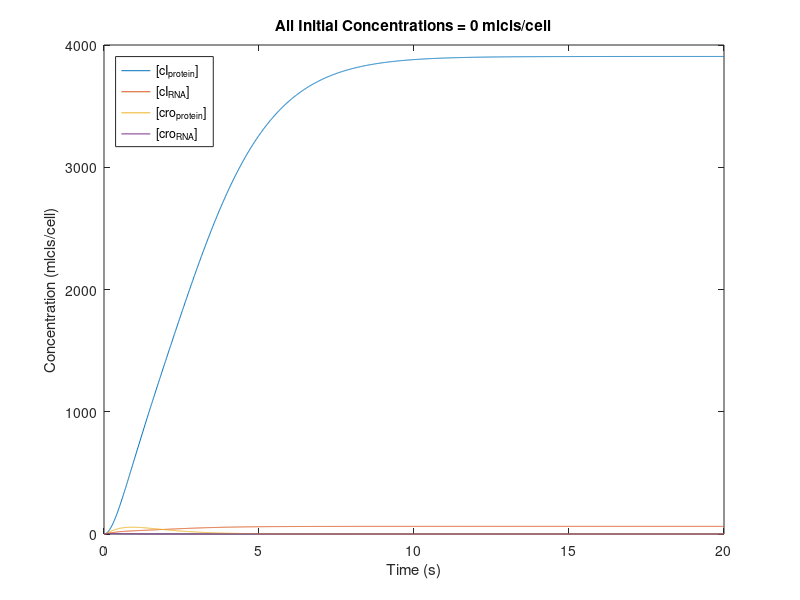
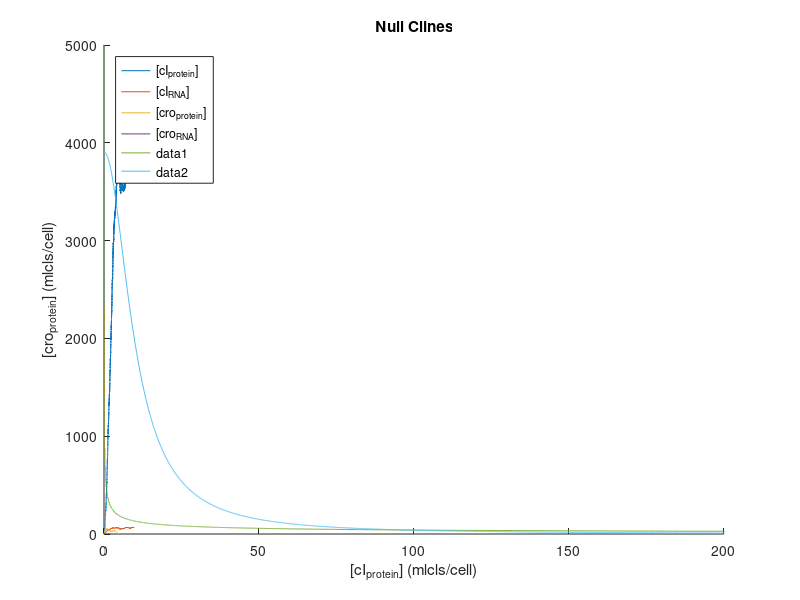

The MATLAB script that drew these images, in order:
%%
clear
w = 6;
u = 4;
Xp = 3;
Xr = 2;
K = 2;

Xprot = 0:0.1:3;
Xrna1 = (Xp/w).*Xprot;
Xrna2 = (u/Xr).*((Xprot.^2) ./ ((K^2) + (Xprot.^2)));

plot(Xprot, Xrna1)
hold on
plot(Xprot, Xrna2)

xlabel('[X_{prot}]')
ylabel('[X_{rna}]')
hold off

%%
clear
w = 4;
u = 2;
Xp = 2;
Xr = 1;
K = 2;

deltaT = 0.01; % s
maxT = 20; % s
numiterations = maxT/deltaT;
t = 0:deltaT:maxT;

Xrna_0 = u / (2*Xr); % initial concentration (mM)
Xprot_0 = K; % initial concentration (mM)
Xrna = zeros(size(t));
Xprot = zeros(size(t));
Xrna(1) = Xrna_0;
Xprot(1) = Xprot_0;

for i = 1:numiterations
    dXrnadt = ((u*(Xprot(i)^2)) / ((K^2)+(Xprot(i)^2))) - (Xr*Xrna(i));
    dXprotdt = (w*Xrna(i)) - (Xp*Xprot(i));
    Xrna(i+1) = Xrna(i) + dXrnadt*deltaT;
    Xprot(i+1) = Xprot(i) + dXprotdt*deltaT;
end
plot(t, Xrna)
hold on
plot(t, Xprot)
xlabel('Time (s)')
ylabel('Concentration (mM)')
legend('[X_{RNA}]', '[X_{protein}]')
hold off

%% (all initial concentrations 0)
clear

XcI_rna = 0.8; % 1/s
XcI_prot = 0.8; % 1/s
Xcro_rna = 1.2; % 1/s
Xcro_prot = 1.2; % 1/s
wcI = 50; % 1/s
ucI = 50; % 1/s
wcro = 40; % 1/s
ucro = 40; % 1/s
KcI = 10; % mlcl/cell*s
Kcro = 80; % mlcl/cell*s

deltaT = 0.01; % s
maxT = 20; % s
numiterations = maxT/deltaT;
t = 0:deltaT:maxT;

fig1 = figure(1);
cIprot = zeros(size(t));
cIrna = zeros(size(t));
croprot = zeros(size(t));
crorna = zeros(size(t));
cIprot(1) = 0; % initial concentration
cIrna(1) = 0; % initial concentration
croprot(1) = 0; % initial concentration
crorna(1) = 0; % initial concentration

for i = 1:numiterations
    dcIprotdt = (wcI*cIrna(i)) - (XcI_prot*cIprot(i));
    dcIrnadt = ucI*(1 - ((croprot(i)^2) / ((Kcro^2) + (croprot(i)^2)))) - XcI_rna*cIrna(i);
    dcroprotdt = (wcro*crorna(i)) - (Xcro_prot*croprot(i));
    dcrornadt = ucro*(1 - ((cIprot(i)^2) / ((KcI^2) + (cIprot(i)^2)))) - Xcro_rna*crorna(i);

    cIprot(i+1) = cIprot(i) + dcIprotdt*deltaT;
    cIrna(i+1) = cIrna(i) + dcIrnadt*deltaT;
    croprot(i+1) = croprot(i) + dcroprotdt*deltaT;
    crorna(i+1) = crorna(i) + dcrornadt*deltaT;
end

plot(t, cIprot)
hold on
plot(t, cIrna)
plot(t, croprot)
plot(t, crorna)
xlabel('Time (s)')
ylabel('Concentration (mlcls/cell)')
title('All Initial Concentrations = 0 mlcls/cell')
legend('[cI_{protein}]', '[cI_{RNA}]', '[cro_{protein}]', '[cro_{RNA}]', 'Location', 'northwest')
hold off

%% One simulation
clear
close all

XcI_rna = 0.8; % 1/s
XcI_prot = 0.8; % 1/s
Xcro_rna = 1.2; % 1/s
Xcro_prot = 1.2; % 1/s
wcI = 50; % 1/s
ucI = 50; % 1/s
wcro = 40; % 1/s
ucro = 40; % 1/s
KcI = 10; % mlcl/cell*s
Kcro = 80; % mlcl/cell*s

steps = 50000;
time_points(1) = 0;

cIprot = zeros(1,steps);
cIrna = zeros(1,steps);
croprot = zeros(1,steps);
crorna = zeros(1,steps);
cIprot(1) = 0; % initial concentration
cIrna(1) = 0; % initial concentration
croprot(1) = 0; % initial concentration
crorna(1) = 0; % initial concentration

v1 = zeros(1,steps);
v2 = zeros(1,steps);
v3 = zeros(1,steps);
v4 = zeros(1,steps);
v5 = zeros(1,steps);
v6 = zeros(1,steps);
v7 = zeros(1,steps);
v8 = zeros(1,steps);

for i = 1:(steps-1)
    v1 = wcI*cIrna(i);
    v2 = XcI_prot*cIprot(i);
    v3 = ucI*(1- ( ((croprot(i))^2) / ((Kcro^2)+((croprot(i))^2)) ));
    v4 = XcI_rna*cIrna(i);
    v5 = wcro*crorna(i);
    v6 = Xcro_prot*croprot(i);
    v7 = ucro*(1- ( ((cIprot(i))^2) / ((KcI^2)+((cIprot(i))^2)) ));
    v8 = Xcro_rna*crorna(i);
    vtotal = v1+v2+v3+v4+v5+v6+v7+v8; %calc total rxn rate

    y = rand();
    tau = -log(y)/(vtotal); %calc time to next rxn
    time_points(i+1) = time_points(i) + tau;

    y_mod = vtotal*rand();
    if y_mod <= v1
        cIprot(i+1) = cIprot(i) + 1; %cIprot syn
        cIrna(i+1) = cIrna(i);
        croprot(i+1) = croprot(i);
        crorna(i+1) = crorna(i);
    elseif y_mod <= (v1 + v2)
        cIprot(i+1) = cIprot(i) - 1; %cIprot deg
        cIrna(i+1) = cIrna(i);
        croprot(i+1) = croprot(i);
        crorna(i+1) = crorna(i);
    elseif y_mod <= (v1 + v2 + v3)
        cIprot(i+1) = cIprot(i);
        cIrna(i+1) = cIrna(i) + 1; %cIrna syn
        croprot(i+1) = croprot(i);
        crorna(i+1) = crorna(i);
    elseif y_mod <= (v1 + v2 + v3 + v4)
        cIprot(i+1) = cIprot(i);
        cIrna(i+1) = cIrna(i) - 1; %cIrna deg
        croprot(i+1) = croprot(i);
        crorna(i+1) = crorna(i);
    elseif y_mod <= (v1 + v2 + v3 + v4 + v5)
        cIprot(i+1) = cIprot(i);
        cIrna(i+1) = cIrna(i);
        croprot(i+1) = croprot(i) + 1; %croprot syn
        crorna(i+1) = crorna(i);
    elseif y_mod <= (v1 + v2 + v3 + v4 + v5 + v6)
        cIprot(i+1) = cIprot(i);
        cIrna(i+1) = cIrna(i);
        croprot(i+1) = croprot(i) - 1; %croprot deg
        crorna(i+1) = crorna(i);
    elseif y_mod <= (v1 + v2 + v3 + v4 + v5 + v6 + v7)
        cIprot(i+1) = cIprot(i);
        cIrna(i+1) = cIrna(i);
        croprot(i+1) = croprot(i);
        crorna(i+1) = crorna(i) + 1; %crorna syn
    elseif y_mod <= (v1 + v2 + v3 + v4 + v5 + v6 + v7 + v8)
        cIprot(i+1) = cIprot(i);
        cIrna(i+1) = cIrna(i);
        croprot(i+1) = croprot(i);
        crorna(i+1) = crorna(i) - 1; %crorna deg
    else
        Disp('error');

    end
end

fig6 = figure(6);
hold on
plot(time_points, cIprot)
plot(time_points, cIrna)
plot(time_points, croprot)
plot(time_points, crorna)
xlabel('Time (s)')
ylabel('Concentration (mlcls/cell)')
title('1 Simulation of Stochastic Model')
legend('[cI_{protein}]', '[cI_{RNA}]', '[cro_{protein}]', '[cro_{RNA}]', 'Location','northwest')
hold off

%% project 2, part a, 4. plotting null clines - doesn't work
clear
close all

XcI_rna = 1.2; % 1/s
XcI_prot = 1.2; % 1/s
Xcro_rna = 0.8; % 1/s
Xcro_prot = 0.8; % 1/s
wcI = 50; % 1/s
ucI = 50; % 1/s
wcro = 50; % 1/s
ucro = 50; % 1/s
KcI = 10; % mlcl/cell*s
Kcro = 10; % mlcl/cell*s

cIprot_scale = 0:.1:10000;
croprot_scale = 0:.1:10000;

cIprot_nc = ( (ucI*wcI)/(XcI_rna*XcI_prot) ) .* (1- ( (croprot_scale.^2) ./ ((100)+(croprot_scale.^2)) ));
croprot_nc = ( (ucro*wcro)/(Xcro_rna*Xcro_prot) ) .* (1- ( (cIprot_scale.^2) ./ ((100)+(cIprot_scale.^2)) ));
hold on
plot(cIprot_nc, croprot_scale)
plot(cIprot_scale, croprot_nc)
xlabel('[cI_{protein}] (mlcls/cell)')
ylabel('[cro_{protein}] (mlcls/cell)')
xlim([0 200])
ylim([0 5000])
title('Null Clines')
hold off
